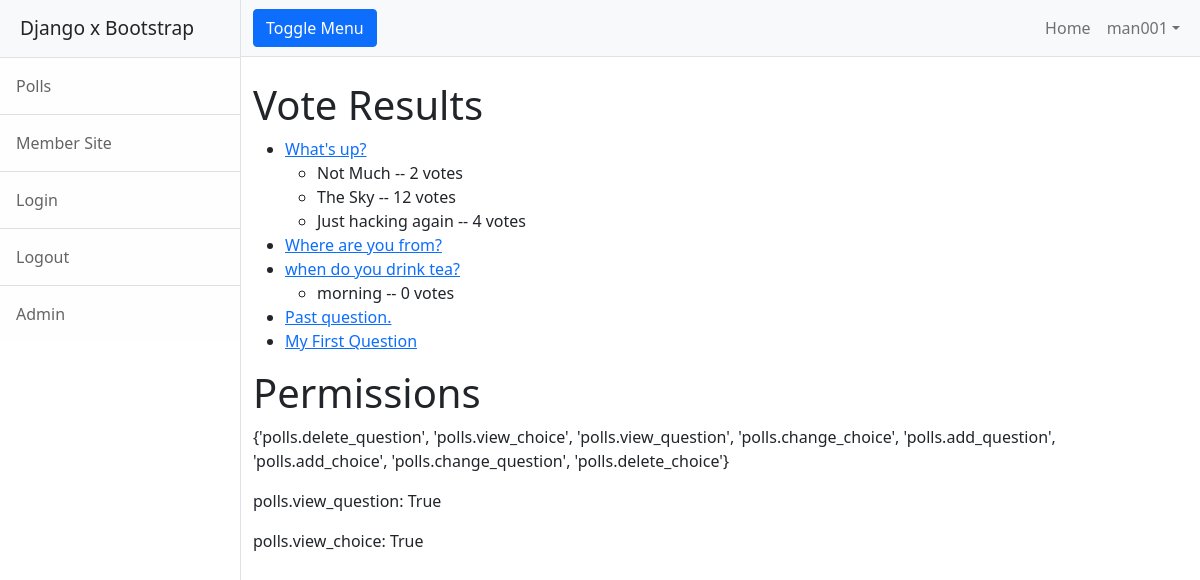
The page /membersite/ (signed in) on the database its author committed.
### polls/models.py (models this page shows, shortened)
class Question(models.Model):
    question_text = models.CharField(max_length=200)
    pub_date = models.DateTimeField('date publisshed')

class Choice(models.Model):
    question = models.ForeignKey(Question, on_delete=models.CASCADE, related_name='choices')
    choice_text = models.CharField(max_length=200)
    votes = models.IntegerField(default=0)

### membersite/views.py (the view)
# urls.py: path('', views.IndexView.as_view(), name='index'),
class IndexView(LoginRequiredMixin, TemplateView):
    template_name = 'membersite/index.html'
    def get(self, request, *args, **kwargs):
        logging.debug('Debug Message')
        logging.info('Info Message')
        logging.error('Error Message')
        context = super(IndexView, self).get_context_data(**kwargs)
        context['question_list'] = Question.objects.all().prefetch_related('choices')
        return render(self.request, self.template_name, context)

### membersite/templates/membersite/index.html
{% extends "base.html" %}
{% block content %}
<h1 class="mt-4">Vote Results</h1>
{% if question_list %}
    <ul>
    {% for question in question_list %}
        <li><a href="{% url 'polls:detail' question.id %}">{{ question.question_text }}</a></li>
        <ul>
        {% for choice in question.choices.all %}
            <li>{{ choice.choice_text }} -- {{ choice.votes }} vote{{ choice.votes|pluralize }}</li>
        {% endfor %}
        </ul>
    {% endfor %}
    </ul>
{% else %}
    <p>No polls are available.</p>
{% endif %}
<h1>Permissions</h1>
<p>{{ perms.polls }}</p>
<p>polls.view_question: {{ perms.polls.view_question }}</p>
<p>polls.view_choice: {{ perms.polls.view_choice }}</p>
{% endblock %}

### templates/base.html (shortened to what this page needs)
<!DOCTYPE html>
<html lang="en">
    <head>
        {% load static %}
        <link href="{% static 'membersite/css/styles.css' %}" rel="stylesheet" />
    </head>
    <body>
        <div class="d-flex" id="wrapper">
            <div class="border-end bg-white" id="sidebar-wrapper">
                <div class="sidebar-heading border-bottom bg-light">Django x Bootstrap</div>
                <div class="list-group list-group-flush">
                    <a class="list-group-item list-group-item-action list-group-item-light p-3" href="{% url 'polls:index'%}">Polls</a>
                    <a class="list-group-item list-group-item-action list-group-item-light p-3" href="{% url 'membersite:index'%}">Member Site</a>
                    <a class="list-group-item list-group-item-action list-group-item-light p-3" href="{% url 'login'%}">Login</a>
                    <a class="list-group-item list-group-item-action list-group-item-light p-3" href="{% url 'logout'%}">Logout</a>
                    <a class="list-group-item list-group-item-action list-group-item-light p-3" href="{% url 'admin:index'%}">Admin</a>
                </div>
            </div>
            <div id="page-content-wrapper">
                <nav class="navbar navbar-expand-lg navbar-light bg-light border-bottom">
                    <div class="container-fluid">
                        <button class="btn btn-primary" id="sidebarToggle">Toggle Menu</button>
                        <div class="collapse navbar-collapse" id="navbarSupportedContent">
                            <ul class="navbar-nav ms-auto mt-2 mt-lg-0">
                                <li class="nav-item active"><a class="nav-link" href="/">Home</a></li>
                                <li class="nav-item dropdown">
                                    <a class="nav-link dropdown-toggle" id="navbarDropdown" href="#" role="button" data-bs-toggle="dropdown" aria-haspopup="true" aria-expanded="false">{{ user }}</a>
                                </li>
                            </ul>
                        </div>
                    </div>
                </nav>
                <div class="container-fluid">
                    {% block content %}{% endblock %}
                </div>
            </div>
        </div>
    </body>
</html>

### rows shown on the page
Question: question_text "What's up?"
Choice: choice_text "Not Much", votes "2"
Choice: choice_text "The Sky", votes "12"
Choice: choice_text "Just hacking again", votes "4"
Question: question_text "Where are you from?"
Question: question_text "when do you drink tea?"
Choice: choice_text "morning", votes "0"
Question: question_text "Past question."
Question: question_text "My First Question"

### other values the page prints
{{ user }} "man001"
{{ perms.polls }} "{'polls.delete_question', 'polls.view_choice', 'polls.view_question', 'polls.change_choice', 'polls.add_question', 'polls.add_choice', 'polls.change_question', 'polls.delete_choice'}"
{{ perms.polls.view_question }} "True"
{{ perms.polls.view_choice }} "True"
